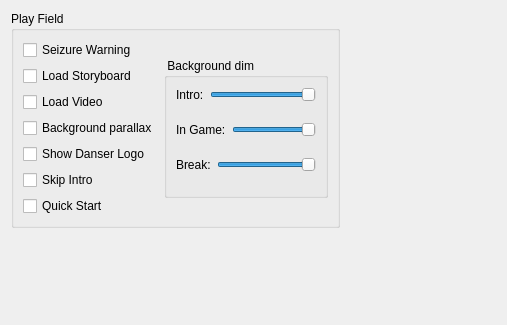
            <widget class="QWidget" name="otherSettings">
             <attribute name="title">
              <string>Other</string>
             </attribute>
             <layout class="QGridLayout" name="gridLayout_21">
              <item row="0" column="0">
               <widget class="QGroupBox" name="playfieldGroupBox">
                <property name="title">
                 <string>Play Field</string>
                </property>
                <layout class="QGridLayout" name="gridLayout_25">
                 <item row="0" column="0">
                  <layout class="QGridLayout" name="playfieldGridLayout">
                   <item row="0" column="0">
                    <layout class="QVBoxLayout" name="playfieldCheckBoxVerticalLayout">
                     <item>
                      <widget class="QCheckBox" name="seizureWarningCheckBox">
                       <property name="toolTip">
                        <string>Can be nice if you upload the video to YouTube for example.</string>
                       </property>
                       <property name="text">
                        <string>Seizure Warning</string>
                       </property>
                      </widget>
                     </item>
                     <item>
                      <widget class="QCheckBox" name="loadStoryboardCheckBox">
                       <property name="text">
                        <string>Load Storyboard</string>
                       </property>
                      </widget>
                     </item>
                     <item>
                      <widget class="QCheckBox" name="loadVideoCheckBox">
                       <property name="text">
                        <string>Load Video</string>
                       </property>
                      </widget>
                     </item>
                     <item>
                      <widget class="QCheckBox" name="bgParallaxCheckBox">
                       <property name="text">
                        <string>Background parallax</string>
                       </property>
                      </widget>
                     </item>
                     <item>
                      <widget class="QCheckBox" name="showDanserLogoCheckBox">
                       <property name="text">
                        <string>Show Danser Logo</string>
                       </property>
                      </widget>
                     </item>
                     <item>
                      <widget class="QCheckBox" name="skipIntroCheckBox">
                       <property name="text">
                        <string>Skip Intro</string>
                       </property>
                      </widget>
                     </item>
                     <item>
                      <widget class="QCheckBox" name="quickStartCheckBox">
                       <property name="text">
                        <string>Quick Start</string>
                       </property>
                      </widget>
                     </item>
                    </layout>
                   </item>
                   <item row="0" column="1">
                    <widget class="QGroupBox" name="backgroundDimGroupBox">
                     <property name="maximumSize">
                      <size>
                       <width>16777215</width>
                       <height>140</height>
                      </size>
                     </property>
                     <property name="title">
                      <string> Background dim</string>
                     </property>
                     <layout class="QVBoxLayout" name="verticalLayout_14">
                      <item>
                       <layout class="QVBoxLayout" name="backgroundDimVerticalLayout">
                        <item>
                         <layout class="QFormLayout" name="introBGDimFormLayout">
                          <item row="0" column="0">
                           <widget class="QLabel" name="introBGDimLabel">
                            <property name="text">
                             <string>Intro:</string>
                            </property>
                           </widget>
                          </item>
                          <item row="0" column="1">
                           <widget class="QLabeledSlider" name="introBGDimSlider">
                            <property name="cursor">
                             <cursorShape>SizeHorCursor</cursorShape>
                            </property>
                            <property name="mouseTracking">
                             <bool>false</bool>
                            </property>
                            <property name="layoutDirection">
                             <enum>Qt::LeftToRight</enum>
                            </property>
                            <property name="autoFillBackground">
                             <bool>false</bool>
                            </property>
                            <property name="inputMethodHints">
                             <set>Qt::ImhNone</set>
                            </property>
                            <property name="maximum">
                             <number>100</number>
                            </property>
                            <property name="value">
                             <number>100</number>
                            </property>
                            <property name="tracking">
                             <bool>false</bool>
                            </property>
                            <property name="orientation">
                             <enum>Qt::Horizontal</enum>
                            </property>
                            <property name="invertedAppearance">
                             <bool>false</bool>
                            </property>
                            <property name="invertedControls">
                             <bool>false</bool>
                            </property>
                            <property name="tickPosition">
                             <enum>QSlider::NoTicks</enum>
                            </property>
                           </widget>
                          </item>
                         </layout>
                        </item>
                        <item>
                         <layout class="QFormLayout" name="inGameBGDimFormLayout">
                          <item row="0" column="0">
                           <widget class="QLabel" name="inGameBGDimLabel">
                            <property name="text">
                             <string>In Game:</string>
                            </property>
                           </widget>
                          </item>
                          <item row="0" column="1">
                           <widget class="QLabeledSlider" name="inGameBGDimSlider">
                            <property name="cursor">
                             <cursorShape>SizeHorCursor</cursorShape>
                            </property>
                            <property name="maximum">
                             <number>100</number>
                            </property>
                            <property name="value">
                             <number>100</number>
                            </property>
                            <property name="orientation">
                             <enum>Qt::Horizontal</enum>
                            </property>
                           </widget>
                          </item>
                         </layout>
                        </item>
                        <item>
                         <layout class="QFormLayout" name="breakBGDimFormLayout">
                          <item row="0" column="0">
                           <widget class="QLabel" name="breakBGDimLabel">
                            <property name="text">
                             <string>Break:</string>
                            </property>
                           </widget>
                          </item>
                          <item row="0" column="1">
                           <widget class="QLabeledSlider" name="breakBGDimSlider">
                            <property name="cursor">
                             <cursorShape>SizeHorCursor</cursorShape>
                            </property>
                            <property name="maximum">
                             <number>100</number>
                            </property>
                            <property name="value">
                             <number>100</number>
                            </property>
                            <property name="orientation">
                             <enum>Qt::Horizontal</enum>
                            </property>
                            <property name="invertedAppearance">
                             <bool>false</bool>
                            </property>
                            <property name="invertedControls">
                             <bool>false</bool>
                            </property>
                            <property name="tickPosition">
                             <enum>QSlider::NoTicks</enum>
                            </property>
                           </widget>
                          </item>
                         </layout>
                        </item>
                       </layout>
                      </item>
                     </layout>
                    </widget>
                   </item>
                  </layout>
                 </item>
                </layout>
               </widget>
              </item>
              <item row="0" column="1">
               <widget class="QWidget" name="empty_widget_6" native="true">
                <property name="minimumSize">
                 <size>
                  <width>150</width>
                  <height>0</height>
                 </size>
                </property>
               </widget>
              </item>
              <item row="1" column="0" colspan="2">
               <widget class="QWidget" name="empty_widget_7" native="true">
                <property name="minimumSize">
                 <size>
                  <width>0</width>
                  <height>80</height>
                 </size>
                </property>
               </widget>
              </item>
             </layout>
            </widget>
